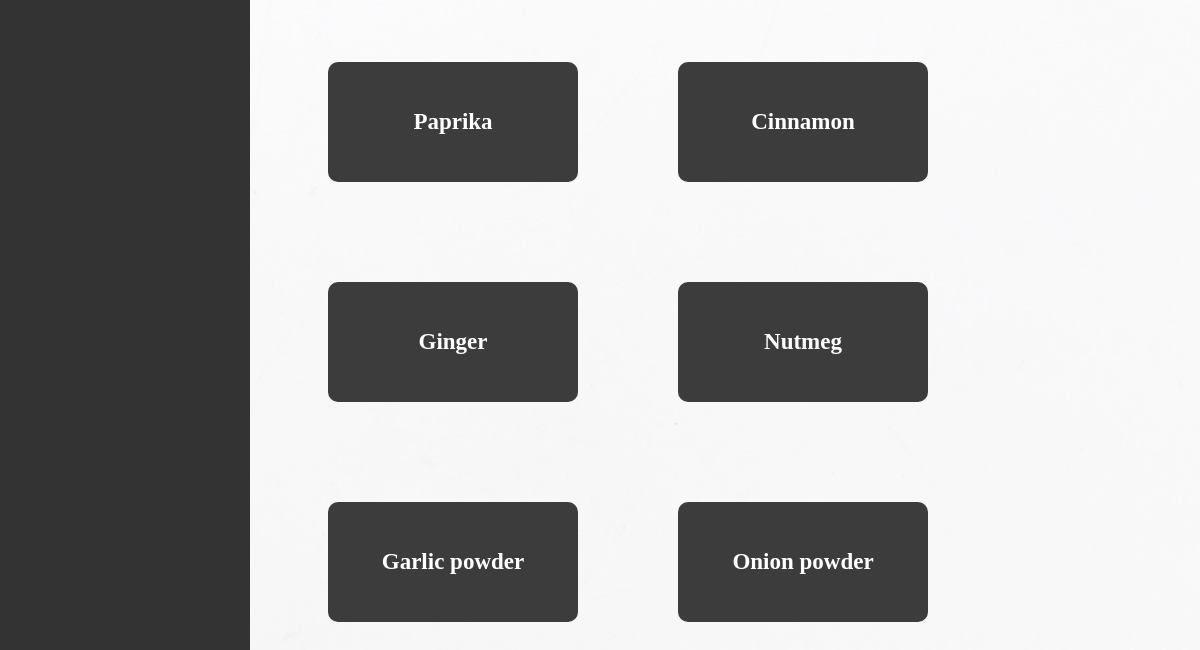
The app's page /ingredients/10/ (lower part), older data.
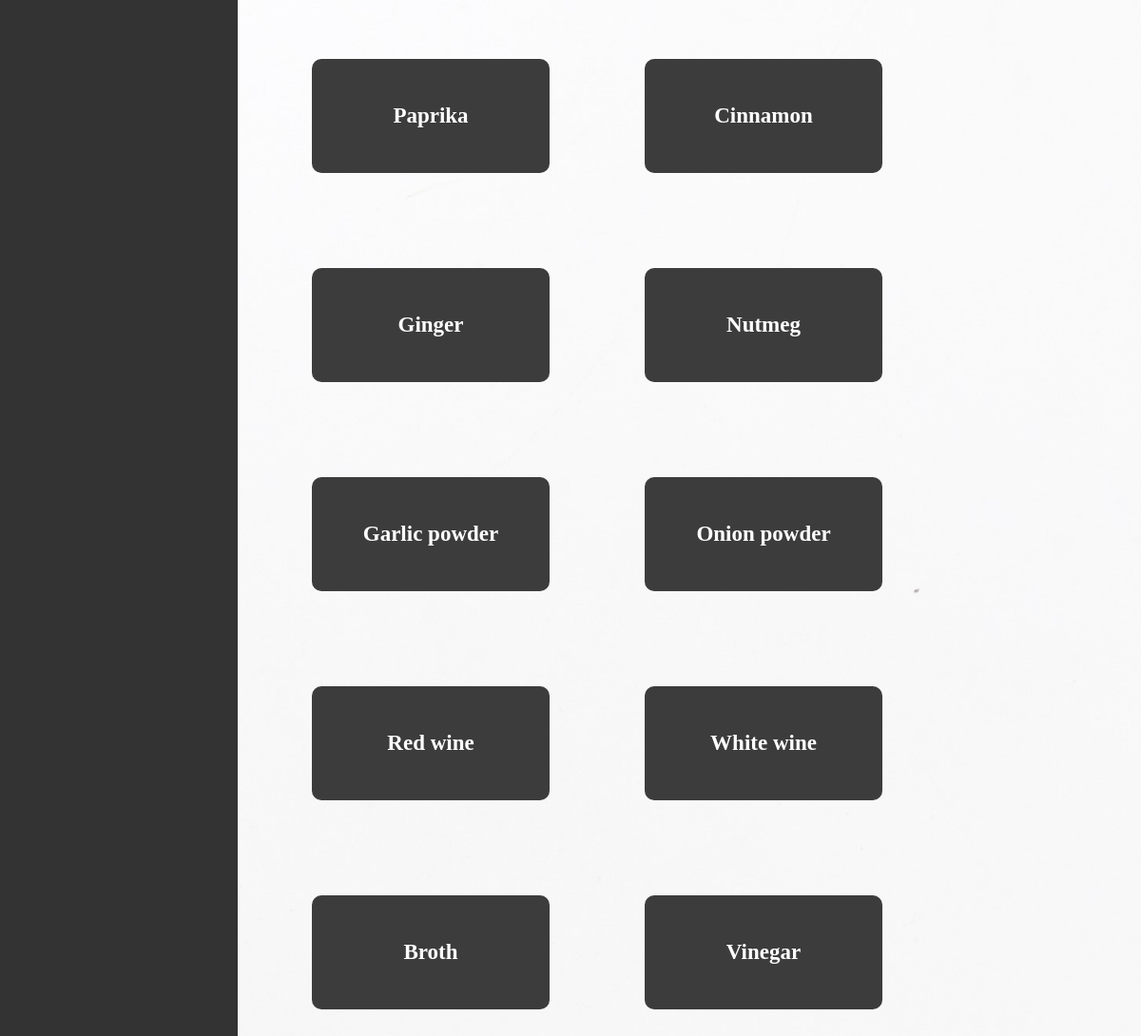
The same page, newer data.
### viewer/models.py (models this page shows, shortened)
class Ingredient(Model):
    name = CharField(max_length=50)
    category = ForeignKey(IngredientCategory, on_delete=CASCADE)
    calories_per_100g = IntegerField(validators=[MinValueValidator(1)], blank=False)

### viewer/views.py (the view)
# urls.py: path('ingredients/<int:category_id>/', ingredients, name='ingredients'),
def ingredients(request, category_id):
    ingredients = Ingredient.objects.filter(category__id=category_id)
    for ingredient in ingredients:
        ingredient.color_r, ingredient.color_g, ingredient.color_b = 60, 60, 60
    return render(request, 'ingredients.html', {'ingredients': ingredients})

### viewer/templates/ingredients.html
{% extends 'base.html' %}
{% block content %}
{% load static %}
<link rel="stylesheet" href="{% static 'style.css' %}">
<body>
<div class="ingredient-grid">
  {% for ingredient in ingredients %}
    <div class="ingredient-item" style="background-color: rgb({{ ingredient.color_r }}, {{ ingredient.color_g }}, {{ ingredient.color_b }}); margin: 50px;">
      <a class="ingredient-link" href="{% url 'filtered_meals_by_ingredient' ingredient_id=ingredient.id %}">
        {{ ingredient.name }}
      </a>
    </div>
  {% endfor %}
</div>
</body>
{% endblock %}

Row changes from the older to the newer data that the page shows:
added Ingredient: name "Red wine"
added Ingredient: name "White wine"
added Ingredient: name "Broth"
added Ingredient: name "Vinegar"
